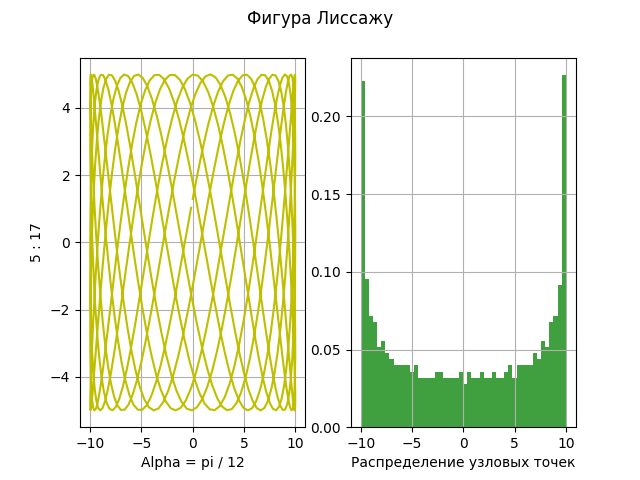

Write the Python code that produced this figure.
import matplotlib
import math
import matplotlib.pyplot as plt
import numpy as np

A = 10
B = 5

NuX = 5
NuY = 17
Alpha = math.pi / 12

def x(t, nu):
    return A * math.sin(nu * t)

def y(t, nu, Alpha):
    return B * math.sin(nu * t + Alpha)

T = np.arange(0, 2 * math.pi, 0.01)

fig, axs = plt.subplots(1, 2)
fig.suptitle('Фигура Лиссажу')

X = [x(t, NuX) for t in T]
Y = [y(t, NuY, Alpha) for t in T]

axs[0].plot(X, Y, 'y')
axs.flat[0].set(xlabel='Alpha = pi / 12', ylabel='5 : 17')
axs[0].grid()

axs[1].hist(X, 50, density=True, facecolor='g', alpha=0.75)
axs.flat[1].set(xlabel='Распределение узловых точек')
axs[1].grid()

plt.show()
